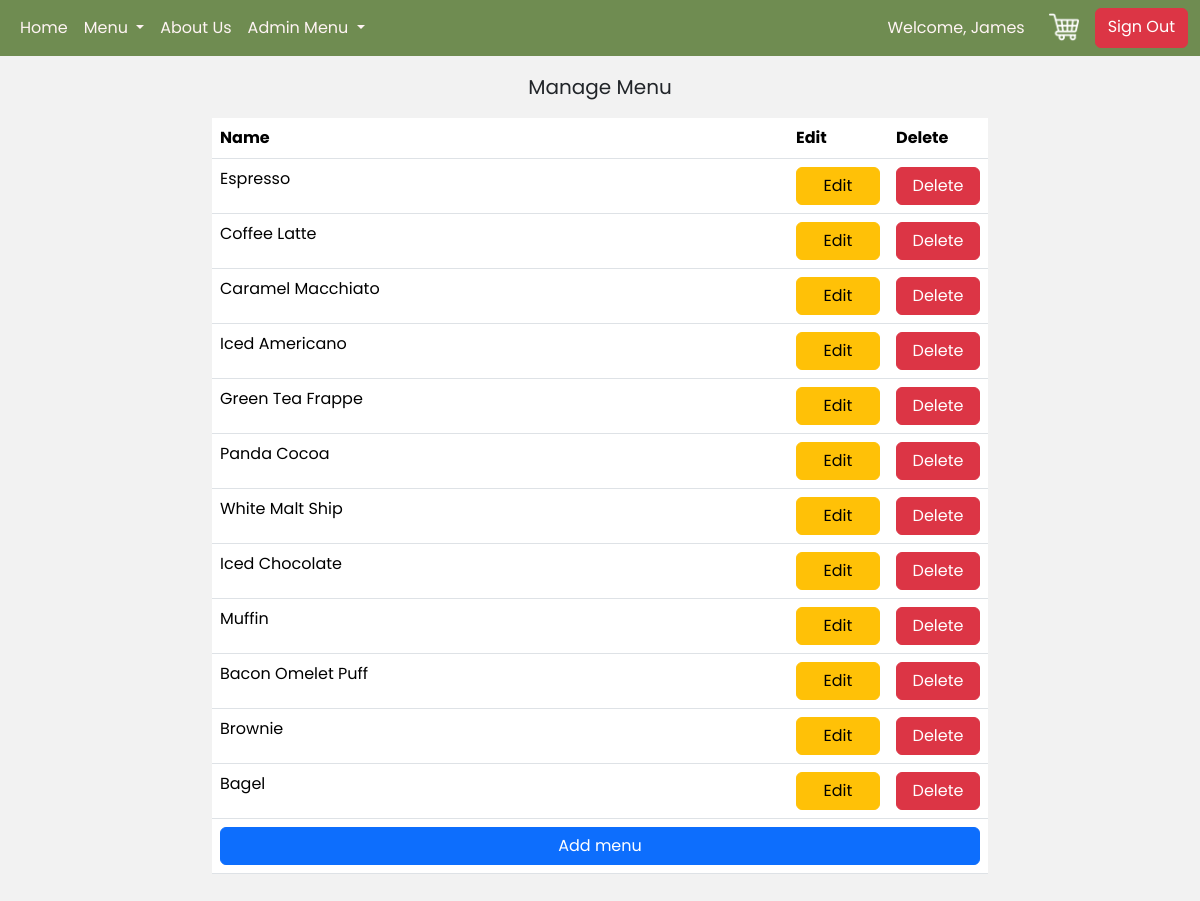
Before: /manage_menu.php (signed in) with the older database file.
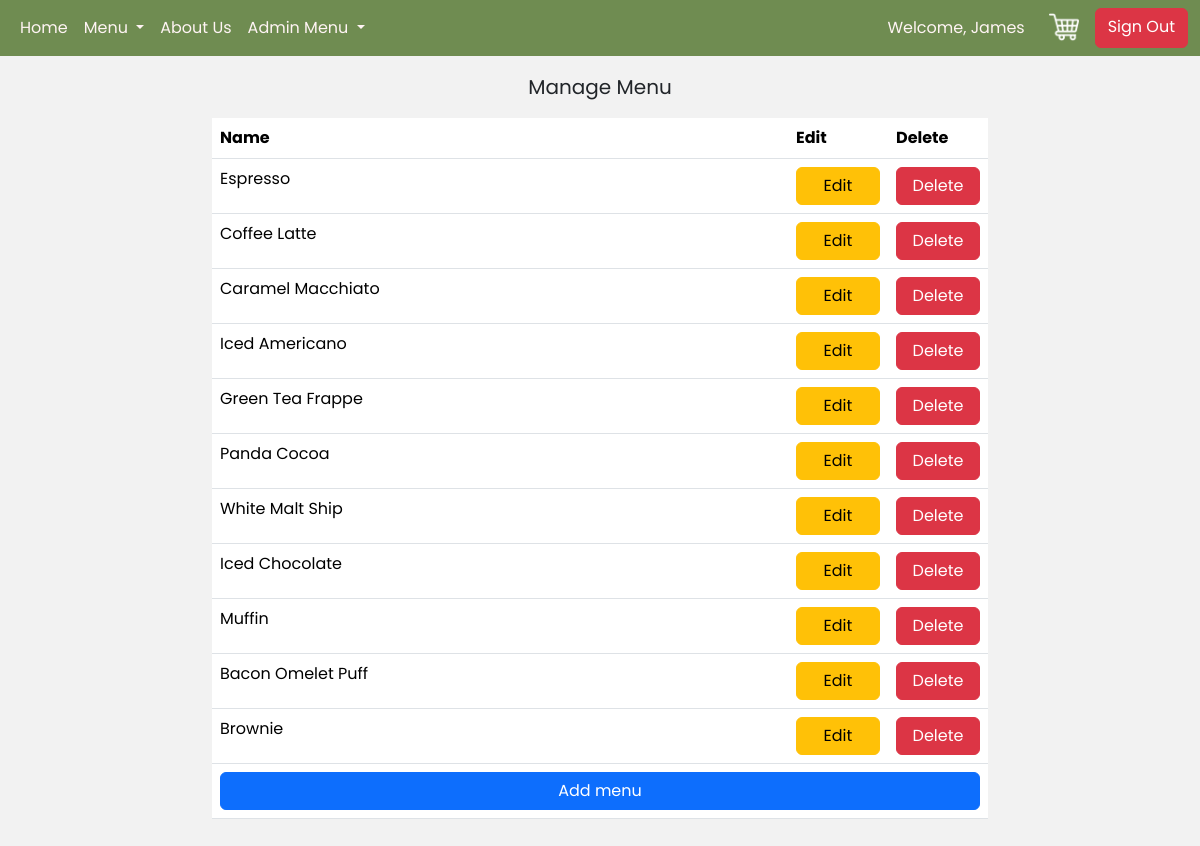
After: the same page with the newer database file.
### tables this page shows
CREATE TABLE `goods` (
  `goods_id` int(11) NOT NULL,
  `name` varchar(50) NOT NULL,
  `description` varchar(250) NOT NULL,
  `price` decimal(10,2) NOT NULL,
  `quantity` int(11) NOT NULL,
  `Coffee` varchar(50) NOT NULL,
  `img` varchar(255) NOT NULL
);

### manage_menu.php (the view, shortened to what this page needs)
<?php
    require_once "php/config.php";
?>
<!DOCTYPE html>
<html lang="en">
<head>
    <link rel="stylesheet" href="css/bootstrap.min.css">
    <link rel="stylesheet" href="style.css">
</head>
<body>
    <?php include_once "navbar.php" ?>
    <div class="container-fluid my-3">
        <div class="row">
            <div class="col col-md-1 col-lg-2">
            </div>
            <div class="col-12 col-md-10 col-lg-8">
                <p class="fs-5 text-center">Manage Menu</p>
                <div class="table-reponsive">
                    <table class="table table-hover">
                        <thead>
                            <tr>
                                <th>Name</th>
                                <th style="width: 100px;">Edit</th>
                                <th style="width: 100px;">Delete</th>
                            </tr>
                        </thead>
                        <tbody>
                            <?php
                                $query = "SELECT * FROM goods WHERE Coffee IN ('yes', 'no', 'des')";
                                $result = mysqli_query($connect, $query);
                                if(mysqli_num_rows($result) >= 1) {
                                    while ($menu = mysqli_fetch_assoc($result)) {
                            ?>
                                <tr>
                                    <td><?= $menu['name']; ?></td>
                                    <td><a href="updateMenu.php?id=<?= $menu['goods_id']; ?>" class="btn btn-warning w-100">Edit</a></td>
                                    <td><a href="manage_menu.php?del=<?= $menu['goods_id']; ?>" data-id="<?= $menu['goods_id']; ?>" class="btn btn-danger w-100 delete-btn">Delete</a></td>
                                </tr>
                            <?php } } ?>
                            <tr>
                                <td colspan="3" align="center"><a href="createMenu.php" class="btn btn-primary w-100">Add menu</a></td>
                            </tr>
                        </tbody>
                    </table>
                </div>
            </div>
            <div class="col col-md-1 col-lg-2">
            </div>
        </div>
    </div>
</body>
</html>

Changed rows visible on the page:
removed goods: name "Bagel"
